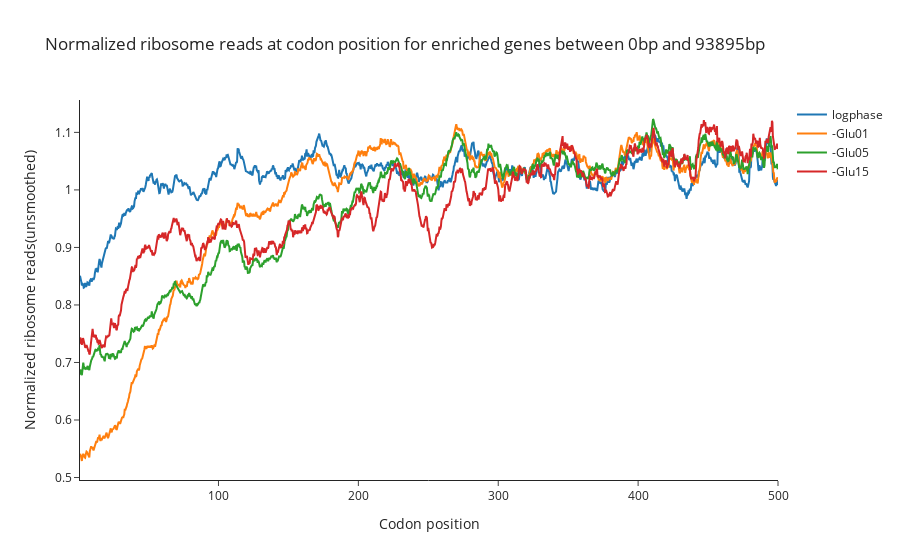

Notebook code for this chart:
### Code cell
fig = go.Figure()
all_l = []
meds = []
rng = d1
time_course = [0,1*60, 5*60, 15*60]
prev_peak = 0
el_y = 0
el_x = []
peaks = []
rates = []
for i in range(len(select_times)):
    t = select_times[i]
    #t = times[i]+'_normed'
    fit_y = df_samples_all[t]
    fig.add_trace(go.Scatter(x=df_samples_all.index, y = fit_y,mode='lines',name= t.split('_')[0]))

fig.update_layout(
    template='simple_white',
    title_text="Normalized ribosome reads at codon position for " +dhh1_tag+ " genes between " + str(d1) + "bp and " + str(d2)+ "bp",
    xaxis_title="Codon position",
    #xaxis_title="Codon position(" + str(num_c) + " codons sliding window)",
    yaxis_title="Normalized ribosome reads(unsmoothed)"
)       

#fig.update_xaxes(range=[15/3, int(2000/3)])

fig.show()

### Figure 1 — Plotly figure (JSON) as saved in the notebook; plotly's stock layout.template omitted (floating-point values rounded to 4 significant figures; data arrays with more than 128 entries replaced by an {"elided": "..."} marker saying what was removed)
{"data": [{"mode": "lines", "name": "logphase", "type": "scatter", "x": {"elided": "1498 float values"}, "y": {"elided": "1498 float values"}}, {"mode": "lines", "name": "-Glu01", "type": "scatter", "x": {"elided": "1498 float values"}, "y": {"elided": "1498 float values"}}, {"mode": "lines", "name": "-Glu05", "type": "scatter", "x": {"elided": "1498 float values"}, "y": {"elided": "1498 float values"}}, {"mode": "lines", "name": "-Glu15", "type": "scatter", "x": {"elided": "1498 float values"}, "y": {"elided": "1498 float values"}}], "layout": {"title": {"text": "Normalized ribosome reads at codon position for enriched genes between 0bp and 93895bp"}, "xaxis": {"title": {"text": "Codon position"}}, "yaxis": {"title": {"text": "Normalized ribosome reads(unsmoothed)"}}}}
